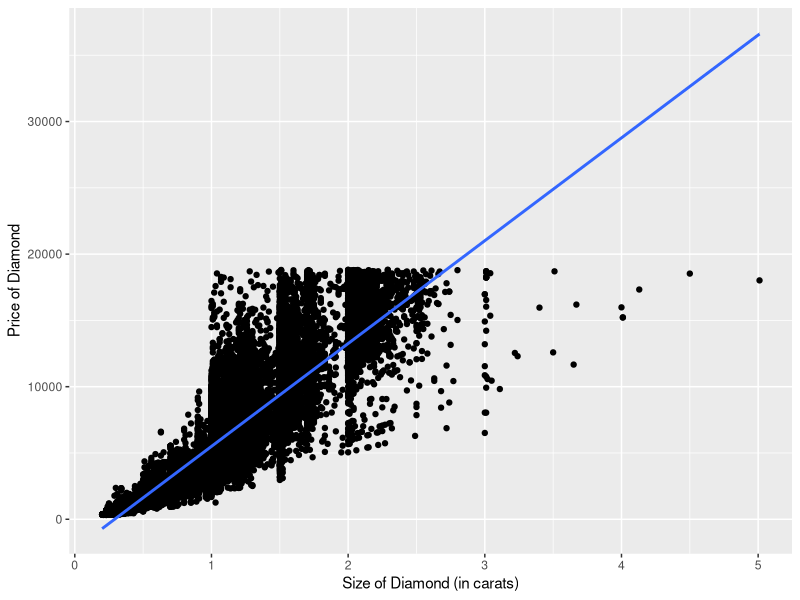

R code for this plot: (Note: this script raises an error after producing the figure.)
## ---- chunk 1
library(tidyverse) 
library(ggplot2)
## ---- chunk 2
diamonds <- diamonds %>% rename(
    depth_pct = depth,
    length_mm = x,
    width_mm = y,
    depth_mm = z,
    table_pct = table
  )
## ---- chunk 3
# Do some preliminary investigations & cleaning
diamonds %>%
  ggplot(mapping = aes(x = carat, y = price)) + 
    geom_point() + 
    geom_smooth(method = lm) +
    labs(
      x = "Size of Diamond (in carats)",
      y = "Price of Diamond"
    )

model_price = lm(price ~ carat + depth_pct + table_pct + length_mm + width_mm, data = diamonds)
summary(model_price)
#price = 20703 + 10687*carat - 200.72*depth_pct - 102.49*table_pct - 1293.5*length_mm + 69.575*width_mm
## ---- chunk 4

diamonds <- diamonds %>%
  mutate(table_mm = table_pct * width_mm / 100)

# Overall table_mm arithmetic mean?
diamonds %>%
  summarise(
  mean(table_mm)
)
#mean = 3.30 (3 s.f.)

# table_mm arithmetic mean within each clarity category
diamonds %>%
  count(clarity)

arithmean <- function(x) {
  filter(clarity == "x")
  return(mean(table_mm))
  }
diamonds %>%
  arithmean(I1)





## ---- chunk 5
# calculate the arithmetic mean across all numeric variables




## ---- chunk 6
# Write gmean() command



## ---- chunk 7

test_data <- list(
  test1 = c(2.1, 3.8, 4.2),
  test2 = c(1, 10, 100, 1000),
  test3 = c(0, 1, 4),
  test4 = c(0.38,  0.94, -1.56),
  test5 = c(TRUE, TRUE),
  test6 = c("6", "7", "8")
)


# Create for loop to test gmean() on the above examples


## ---- chunk 8
# Copy gmean() from Ex 3 and edit it to check the input





# Copy your code from Ex 4 to test your new command





## ---- chunk 9
# replicate the for loop from Ex 4 using the map (or a similar) function

## ---- chunk 10
# Overall table_mm arithmetic mean, median, and geometric mean?






# Arithmetic mean, median, and geometric mean of table_mm within each clarity category






## ---- chunk 11
# Create gmean2() that computes the geometric mean 
#   that uses the original definition






## ---- chunk 12
# Create a function that computes the harmonic mean







